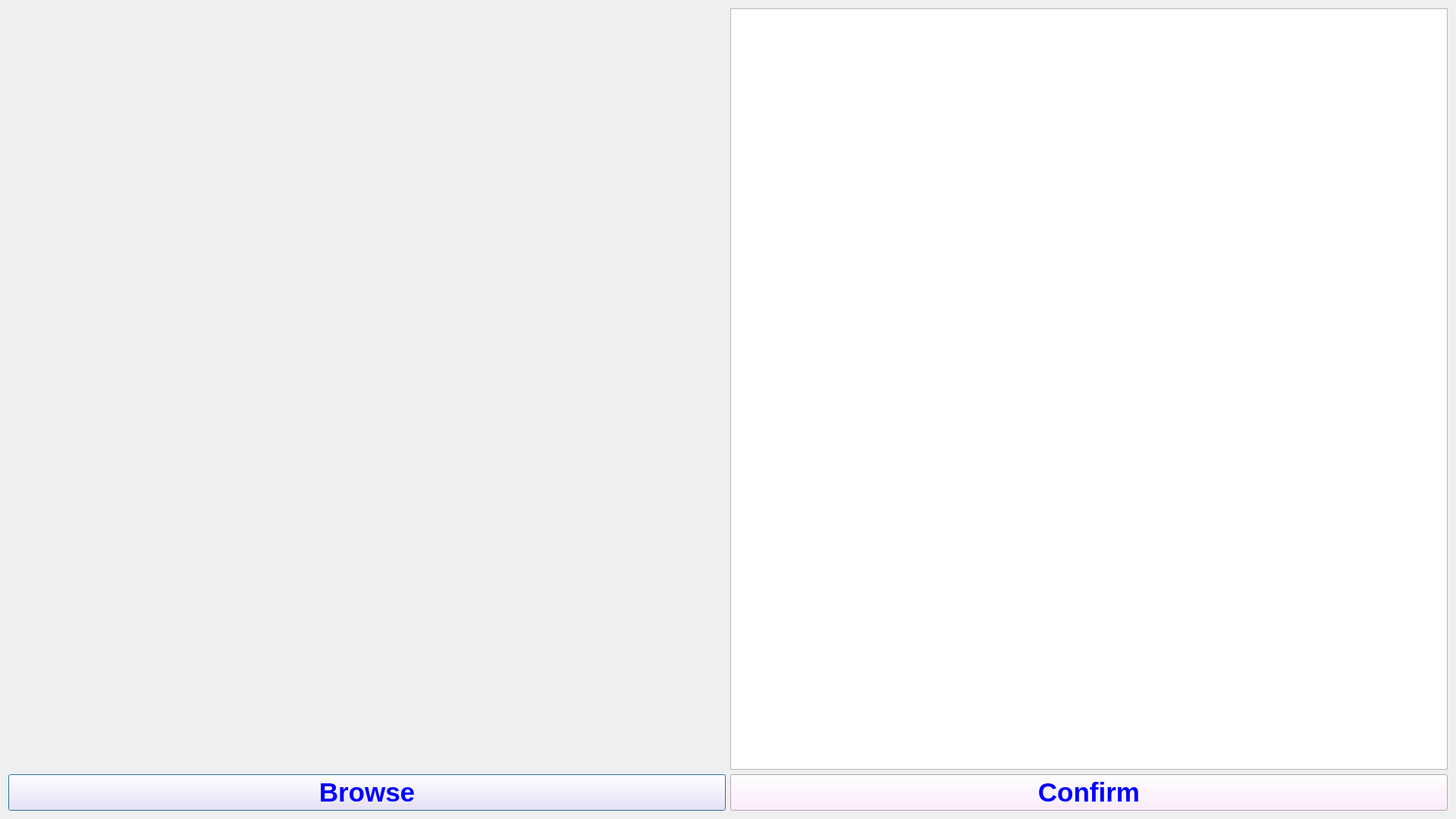
<?xml version="1.0" encoding="UTF-8"?>
<ui version="4.0">
 <class>selectcolour</class>
 <widget class="QDialog" name="selectcolour">
  <property name="geometry">
   <rect>
    <x>0</x>
    <y>0</y>
    <width>1920</width>
    <height>1080</height>
   </rect>
  </property>
  <property name="windowTitle">
   <string>Dialog</string>
  </property>
  <property name="styleSheet">
   <string notr="true">
</string>
  </property>
  <layout class="QVBoxLayout" name="verticalLayout">
   <item>
    <layout class="QHBoxLayout" name="horizontalLayout_2">
     <property name="sizeConstraint">
      <enum>QLayout::SetDefaultConstraint</enum>
     </property>
     <item>
      <widget class="my_qlabel" name="label_browse">
       <property name="sizePolicy">
        <sizepolicy hsizetype="Preferred" vsizetype="Preferred">
         <horstretch>0</horstretch>
         <verstretch>0</verstretch>
        </sizepolicy>
       </property>
       <property name="text">
        <string> </string>
       </property>
       <property name="scaledContents">
        <bool>true</bool>
       </property>
      </widget>
     </item>
     <item>
      <widget class="QTextEdit" name="colour_browse">
       <property name="sizePolicy">
        <sizepolicy hsizetype="Preferred" vsizetype="Preferred">
         <horstretch>0</horstretch>
         <verstretch>0</verstretch>
        </sizepolicy>
       </property>
       <property name="cursor" stdset="0">
        <cursorShape>ArrowCursor</cursorShape>
       </property>
       <property name="readOnly">
        <bool>true</bool>
       </property>
       <property name="textInteractionFlags">
        <set>Qt::NoTextInteraction</set>
       </property>
      </widget>
     </item>
    </layout>
   </item>
   <item>
    <layout class="QHBoxLayout" name="horizontalLayout">
     <property name="sizeConstraint">
      <enum>QLayout::SetDefaultConstraint</enum>
     </property>
     <item>
      <widget class="QPushButton" name="pushButton">
       <property name="sizePolicy">
        <sizepolicy hsizetype="Minimum" vsizetype="Fixed">
         <horstretch>0</horstretch>
         <verstretch>0</verstretch>
        </sizepolicy>
       </property>
       <property name="font">
        <font>
         <pointsize>26</pointsize>
         <weight>75</weight>
         <bold>true</bold>
        </font>
       </property>
       <property name="styleSheet">
        <string notr="true">color: rgb(0, 0, 255);
background-color: rgb(255, 230, 255);</string>
       </property>
       <property name="text">
        <string>Browse</string>
       </property>
      </widget>
     </item>
     <item>
      <widget class="QPushButton" name="Confirm">
       <property name="sizePolicy">
        <sizepolicy hsizetype="Minimum" vsizetype="Fixed">
         <horstretch>0</horstretch>
         <verstretch>0</verstretch>
        </sizepolicy>
       </property>
       <property name="font">
        <font>
         <pointsize>26</pointsize>
         <weight>75</weight>
         <bold>true</bold>
        </font>
       </property>
       <property name="styleSheet">
        <string notr="true">color: rgb(0, 0, 255);
background-color: rgb(255, 230, 255);</string>
       </property>
       <property name="text">
        <string>Confirm</string>
       </property>
      </widget>
     </item>
    </layout>
   </item>
  </layout>
 </widget>
 <customwidgets>
  <customwidget>
   <class>my_qlabel</class>
   <extends>QLabel</extends>
   <header location="global">includes/my_qlabel.h</header>
  </customwidget>
 </customwidgets>
 <resources/>
 <connections/>
</ui>
